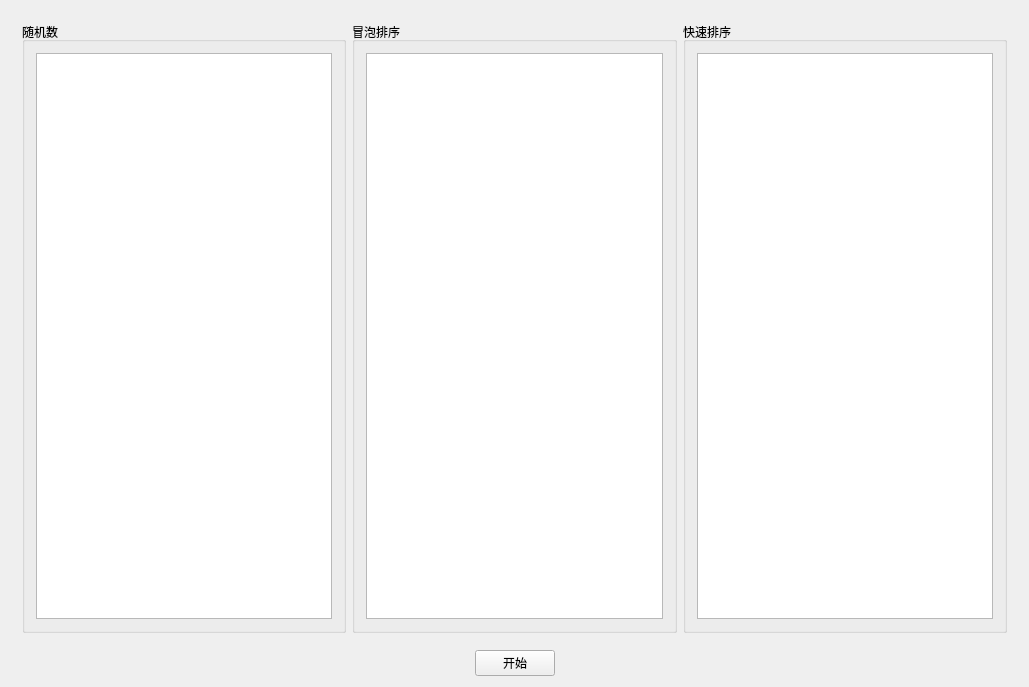
<?xml version="1.0" encoding="UTF-8"?>
<ui version="4.0">
 <class>Widget</class>
 <widget class="QWidget" name="Widget">
  <property name="geometry">
   <rect>
    <x>0</x>
    <y>0</y>
    <width>1029</width>
    <height>687</height>
   </rect>
  </property>
  <property name="windowTitle">
   <string>Widget</string>
  </property>
  <layout class="QGridLayout" name="gridLayout">
   <item row="0" column="0" colspan="3">
    <widget class="QWidget" name="centerWidget" native="true">
     <layout class="QHBoxLayout" name="horizontalLayout_4">
      <item>
       <widget class="QGroupBox" name="groupBox">
        <property name="title">
         <string>随机数</string>
        </property>
        <layout class="QHBoxLayout" name="horizontalLayout">
         <item>
          <widget class="QListWidget" name="randList"/>
         </item>
        </layout>
       </widget>
      </item>
      <item>
       <widget class="QGroupBox" name="groupBox_2">
        <property name="title">
         <string>冒泡排序</string>
        </property>
        <layout class="QHBoxLayout" name="horizontalLayout_2">
         <item>
          <widget class="QListWidget" name="bubbleList"/>
         </item>
        </layout>
       </widget>
      </item>
      <item>
       <widget class="QGroupBox" name="groupBox_3">
        <property name="title">
         <string>快速排序</string>
        </property>
        <layout class="QHBoxLayout" name="horizontalLayout_3">
         <item>
          <widget class="QListWidget" name="quickList"/>
         </item>
        </layout>
       </widget>
      </item>
     </layout>
    </widget>
   </item>
   <item row="1" column="0">
    <spacer name="horizontalSpacer">
     <property name="orientation">
      <enum>Qt::Horizontal</enum>
     </property>
     <property name="sizeHint" stdset="0">
      <size>
       <width>447</width>
       <height>20</height>
      </size>
     </property>
    </spacer>
   </item>
   <item row="1" column="1">
    <widget class="QPushButton" name="startBtn">
     <property name="text">
      <string>开始</string>
     </property>
    </widget>
   </item>
   <item row="1" column="2">
    <spacer name="horizontalSpacer_2">
     <property name="orientation">
      <enum>Qt::Horizontal</enum>
     </property>
     <property name="sizeHint" stdset="0">
      <size>
       <width>447</width>
       <height>20</height>
      </size>
     </property>
    </spacer>
   </item>
  </layout>
 </widget>
 <layoutdefault spacing="6" margin="11"/>
 <resources/>
 <connections/>
</ui>
